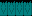

Below is a game level as drawn by its tile map, then a one-line description and the .tmx file that defines it, in full:
An orthogonal 4x1 tile map with 8x16 px tiles, 1 tile layer (Tile Layer 1), 4 tilesets.

<map version="1.10" tiledversion="1.11.0" orientation="orthogonal" renderorder="right-down" width="4" height="1" tilewidth="8" tileheight="16" infinite="0" nextlayerid="2" nextobjectid="1">
 <tileset firstgid="1" name="castle_stone" tilewidth="8" tileheight="16" tilecount="13" columns="13">
  <image source="../gfx/tiles/castle_stone.png" width="104" height="16" />
 </tileset>
 <tileset firstgid="14" name="castle_tile" tilewidth="8" tileheight="16" tilecount="14" columns="14">
  <image source="../gfx/tiles/castle_tile.png" width="112" height="16" />
 </tileset>
 <tileset firstgid="28" name="castle_carpet" tilewidth="8" tileheight="16" tilecount="11" columns="11">
  <image source="../gfx/tiles/castle_carpet.png" width="88" height="16" />
 </tileset>
 <tileset firstgid="39" name="castle_tables" tilewidth="8" tileheight="16" tilecount="13" columns="13">
  <image source="../gfx/tiles/castle_tables.png" width="104" height="16" />
 </tileset>
 <layer id="1" name="Tile Layer 1" width="4" height="1">
  <data>
   <tile gid="16" />
   <tile gid="16" />
   <tile gid="16" />
   <tile gid="16" />
  </data>
 </layer>
</map>
